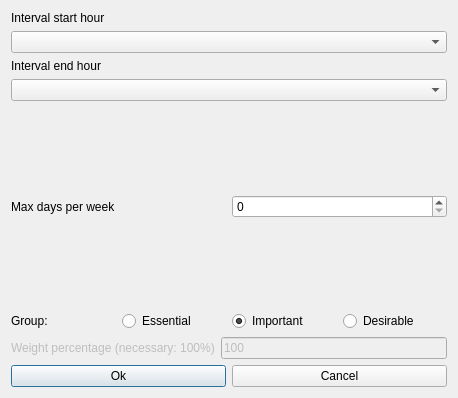
<?xml version="1.0" encoding="UTF-8"?>
<ui version="4.0">
 <class>ModifyConstraintTeachersIntervalMaxDaysPerWeekForm_template</class>
 <widget class="QDialog" name="ModifyConstraintTeachersIntervalMaxDaysPerWeekForm_template">
  <property name="geometry">
   <rect>
    <x>0</x>
    <y>0</y>
    <width>458</width>
    <height>398</height>
   </rect>
  </property>
  <property name="windowTitle">
   <string extracomment="This is the title of the dialog to modify a constraint of this type">Modify teachers interval max days per week</string>
  </property>
  <layout class="QVBoxLayout" name="verticalLayout">
   <item>
    <layout class="QVBoxLayout">
     <item>
      <widget class="QLabel" name="startTextLabel">
       <property name="frameShape">
        <enum>QFrame::NoFrame</enum>
       </property>
       <property name="frameShadow">
        <enum>QFrame::Plain</enum>
       </property>
       <property name="text">
        <string>Interval start hour</string>
       </property>
       <property name="wordWrap">
        <bool>false</bool>
       </property>
      </widget>
     </item>
     <item>
      <widget class="QComboBox" name="startHourComboBox">
       <property name="editable">
        <bool>false</bool>
       </property>
       <property name="insertPolicy">
        <enum>QComboBox::NoInsert</enum>
       </property>
       <property name="autoCompletion">
        <bool>false</bool>
       </property>
       <property name="duplicatesEnabled">
        <bool>false</bool>
       </property>
      </widget>
     </item>
    </layout>
   </item>
   <item>
    <layout class="QVBoxLayout">
     <item>
      <widget class="QLabel" name="endTextLabel">
       <property name="frameShape">
        <enum>QFrame::NoFrame</enum>
       </property>
       <property name="frameShadow">
        <enum>QFrame::Plain</enum>
       </property>
       <property name="text">
        <string>Interval end hour</string>
       </property>
       <property name="wordWrap">
        <bool>false</bool>
       </property>
      </widget>
     </item>
     <item>
      <widget class="QComboBox" name="endHourComboBox">
       <property name="editable">
        <bool>false</bool>
       </property>
       <property name="insertPolicy">
        <enum>QComboBox::NoInsert</enum>
       </property>
       <property name="autoCompletion">
        <bool>false</bool>
       </property>
       <property name="duplicatesEnabled">
        <bool>false</bool>
       </property>
      </widget>
     </item>
    </layout>
   </item>
   <item>
    <spacer name="spacer8">
     <property name="orientation">
      <enum>Qt::Vertical</enum>
     </property>
     <property name="sizeType">
      <enum>QSizePolicy::Expanding</enum>
     </property>
     <property name="sizeHint" stdset="0">
      <size>
       <width>20</width>
       <height>31</height>
      </size>
     </property>
    </spacer>
   </item>
   <item>
    <layout class="QHBoxLayout">
     <item>
      <widget class="QLabel" name="maxDaysTextLabel">
       <property name="frameShape">
        <enum>QFrame::NoFrame</enum>
       </property>
       <property name="frameShadow">
        <enum>QFrame::Plain</enum>
       </property>
       <property name="text">
        <string>Max days per week</string>
       </property>
       <property name="wordWrap">
        <bool>false</bool>
       </property>
      </widget>
     </item>
     <item>
      <widget class="QSpinBox" name="maxDaysSpinBox"/>
     </item>
    </layout>
   </item>
   <item>
    <spacer name="spacer7">
     <property name="orientation">
      <enum>Qt::Vertical</enum>
     </property>
     <property name="sizeType">
      <enum>QSizePolicy::Expanding</enum>
     </property>
     <property name="sizeHint" stdset="0">
      <size>
       <width>20</width>
       <height>31</height>
      </size>
     </property>
    </spacer>
   </item>
   <item>
    <layout class="QHBoxLayout" name="horizontalLayout_4">
     <item>
      <widget class="QLabel" name="groupTextLabel">
       <property name="text">
        <string>Group:</string>
       </property>
      </widget>
     </item>
     <item>
      <widget class="QRadioButton" name="essentialRadioButton">
       <property name="text">
        <string>Essential</string>
       </property>
      </widget>
     </item>
     <item>
      <widget class="QRadioButton" name="importantRadioButton">
       <property name="text">
        <string>Important</string>
       </property>
       <property name="checked">
        <bool>true</bool>
       </property>
      </widget>
     </item>
     <item>
      <widget class="QRadioButton" name="desirableRadioButton">
       <property name="text">
        <string>Desirable</string>
       </property>
      </widget>
     </item>
    </layout>
   </item>
   <item>
    <layout class="QHBoxLayout">
     <item>
      <widget class="QLabel" name="weightTextLabel">
       <property name="enabled">
        <bool>false</bool>
       </property>
       <property name="frameShape">
        <enum>QFrame::NoFrame</enum>
       </property>
       <property name="frameShadow">
        <enum>QFrame::Plain</enum>
       </property>
       <property name="text">
        <string>Weight percentage (necessary: 100%)</string>
       </property>
       <property name="wordWrap">
        <bool>false</bool>
       </property>
      </widget>
     </item>
     <item>
      <widget class="QLineEdit" name="weightLineEdit">
       <property name="enabled">
        <bool>false</bool>
       </property>
       <property name="text">
        <string notr="true">100</string>
       </property>
      </widget>
     </item>
    </layout>
   </item>
   <item>
    <layout class="QHBoxLayout">
     <item>
      <widget class="QPushButton" name="okPushButton">
       <property name="text">
        <string>Ok</string>
       </property>
      </widget>
     </item>
     <item>
      <widget class="QPushButton" name="cancelPushButton">
       <property name="text">
        <string>Cancel</string>
       </property>
      </widget>
     </item>
    </layout>
   </item>
  </layout>
 </widget>
 <layoutdefault spacing="6" margin="11"/>
 <resources/>
 <connections/>
</ui>
